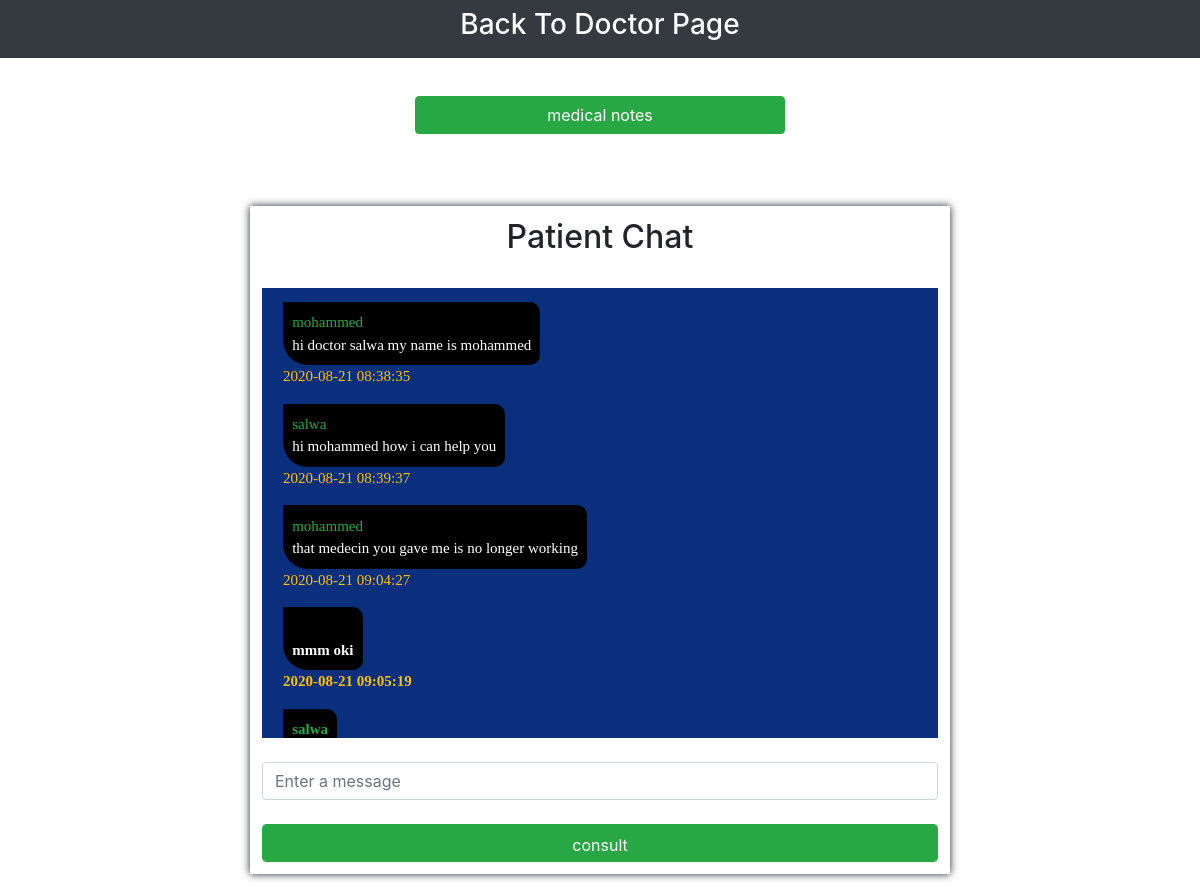
The app's page /admin_zone/patient_details.php?details=1 with its own data.
### tables this page shows
CREATE TABLE `chat` (
  `message_id` int(11) NOT NULL,
  `sender_id` int(11) NOT NULL,
  `sender_name` varchar(11) NOT NULL,
  `recevier_id` int(11) NOT NULL,
  `recevier_name` varchar(11) NOT NULL,
  `message` text NOT NULL,
  `message_status` varchar(11) NOT NULL,
  `date` timestamp NOT NULL DEFAULT current_timestamp()
);

### controllers/patient_details_controler.php (called while the page is built, shortened)
<?php
    $chat = new Chat();
    if(isset($_GET['details'])){
        $id=$_GET['details'];
        $query="SELECT * FROM users WHERE user_id = ?";
        $con = $chat->connect();
        $stmt=$con->prepare($query);
        $stmt->bind_param("i",$id);
        $stmt->execute();
        $result=$stmt->get_result();
        $row=$result->fetch_assoc();
        $user_id=$row['user_id'];
    }
?>

### admin_zone/patient_details.php (the view, shortened to what this page needs)
<?php
include_once('../controllers/patient_details_controler.php');
$conn = new Chat();
?>
<!DOCTYPE html>
<html lang="en">
<head>
	<link rel="stylesheet" href="css/font-awesome.min.css">
     <link rel="stylesheet" href="css/bootstrap.min.css">
    <link rel="stylesheet" href="https://maxcdn.bootstrapcdn.com/bootstrap/4.5.0/css/bootstrap.min.css">
    <link rel="stylesheet" href="css/patient_detail.css">
</head>
<body>
    <div class="text-center p-2 bg-dark" style="position: fixed;width: 100%; z-index:99">
        <h3 >
           <a href="admin_panel.php" class="text-white">Back To Doctor Page</a>
        </h3>
    </div>
    <br><br><br>
    <br>
    <div class="col-md-4 m-auto">
       <button type="submit" class="btn btn-block btn-success" id="add_note">
           medical notes
        </button>
        <br>
    </div>
    <br><br>
    <div class="col-md-7 chat_container">
      <h2 class="text-center">Patient Chat</h2>
            <?php if(isset($_SESSION['message'])): ?>
                <div class="alert alert-success text-center">
                    <li style="list-style: none;"><?php
                    echo $_SESSION['message'];
                    unset($_SESSION['message']);
                    ?></li>
                </div>
            <?php endif; ?><br>
        <div id="chatbox">
            <?php
                $con = $conn->connect();
                $sql="SELECT * from chat WHERE sender_id = '$user_id' OR recevier_id = '$user_id'";
                $stm=$con->prepare($sql);
                $stm->execute();
                $result=$stm->get_result();
            ?>
            <?php while($row=$result->fetch_assoc()){ ?>
                <ul>
                    <div id="chatbox_item">
                        <li class="text-success">
                            <?=$row['sender_name'];?>
                        </li>
                        <li class="text-white" id="last_message">
                            <?=$row['message'];?>
                        </li>
                    </div>
                    <li class="text-warning" >
                        <?=$row['date'];?>
                    </li>
                </ul>
            <?php } ?>
        </div><br>
        <form action="" method="POST">
            <input type="text" placeholder="Enter a message" class="form-control" name="message"><br>
            <button type="submit" class="btn-success p-2 btn-block form-control" id="consult" name="consult">consult</button>
        </form>
    </div>
</body>
</html>

### admin_zone/css/patient_detail.css (style rules this page uses)
.chat_container { margin: auto; padding: 1%; box-shadow: 0px 0px 8px; }
#chatbox { padding: 2%; background-color:#092f7d; height: 450px; overflow-y: scroll; }
#chatbox ul { position: relative; left: -5%; }
#chatbox_item { border-radius: 0px 10px 10px 25px; width: fit-content; padding: 1.5%; background-color: black; }
#chatbox_item li , #chatbox li { list-style: none; font-size: 15px; font-family: auto; }

### records on screen
chat: sender_name "mohammed", message "hi doctor salwa my name is mohammed", date "2020-08-21 08:38:35"
chat: sender_name "salwa", message "hi mohammed how i can help you", date "2020-08-21 08:39:37"
chat: sender_name "mohammed", message "that medecin you gave me is no longer working", date "2020-08-21 09:04:27"
chat: message "mmm oki", date "2020-08-21 09:05:19"
chat: sender_name "salwa"
